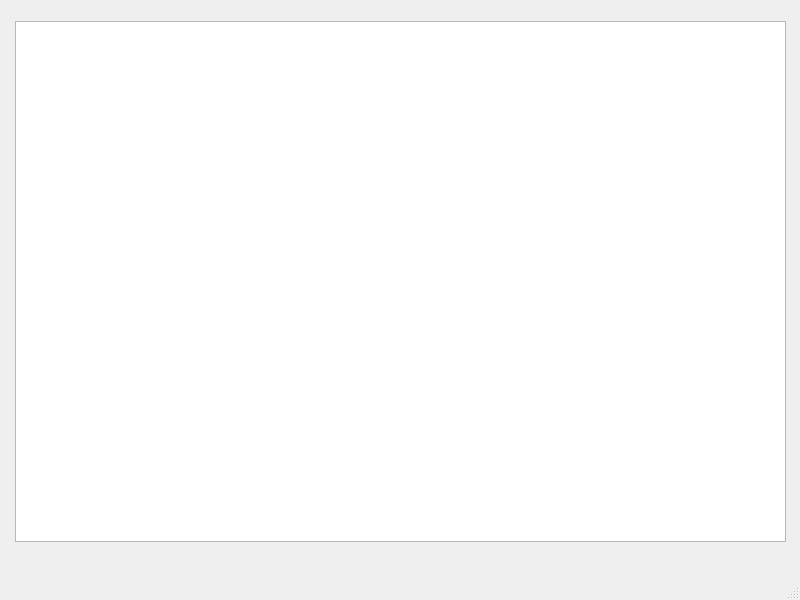
<?xml version="1.0" encoding="UTF-8"?>
<ui version="4.0">
 <class>MainWindow</class>
 <widget class="QMainWindow" name="MainWindow">
  <property name="geometry">
   <rect>
    <x>0</x>
    <y>0</y>
    <width>800</width>
    <height>600</height>
   </rect>
  </property>
  <property name="windowTitle">
   <string>MainWindow</string>
  </property>
  <widget class="QWidget" name="centralwidget">
   <widget class="QTableWidget" name="tableWidget">
    <property name="geometry">
     <rect>
      <x>15</x>
      <y>21</y>
      <width>771</width>
      <height>521</height>
     </rect>
    </property>
   </widget>
  </widget>
  <widget class="QMenuBar" name="menubar">
   <property name="geometry">
    <rect>
     <x>0</x>
     <y>0</y>
     <width>800</width>
     <height>21</height>
    </rect>
   </property>
  </widget>
  <widget class="QStatusBar" name="statusbar"/>
 </widget>
 <resources/>
 <connections/>
</ui>
